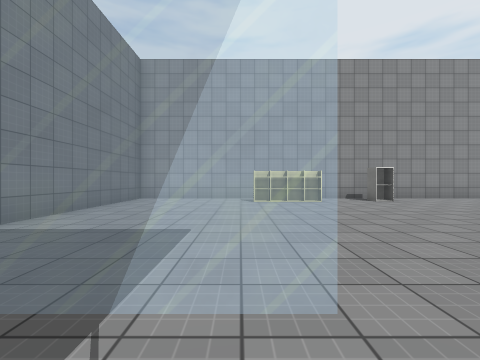
[1] (above)

23 first-person views from a walk through a Unity game level. The camera is 1.3 m above the floor, looks level and sees 90° across. The floor is counted in squares, 2 m on a side. Each view is taken from the middle of a square. On the plan, view 1 faces up. The plan holds only what a view shows up to about 9 squares ahead; the rest is blank. The player is left out. Some surface patterns are stand-ins.

[2]
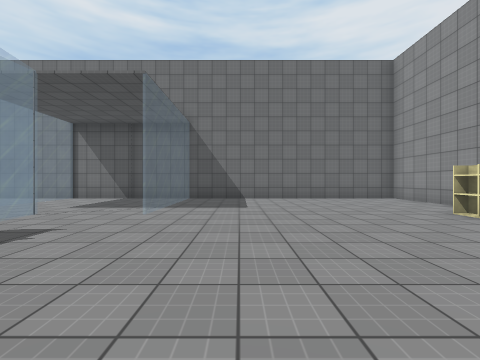

[3]
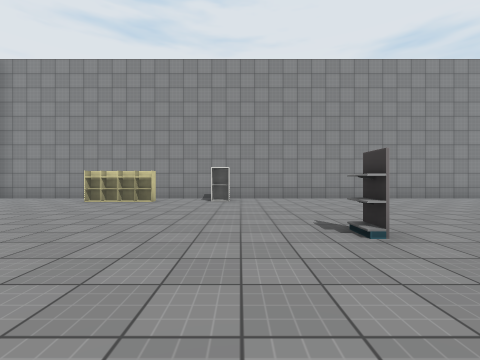

[4]
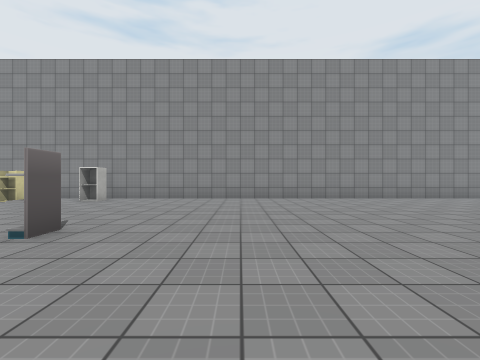

[5]
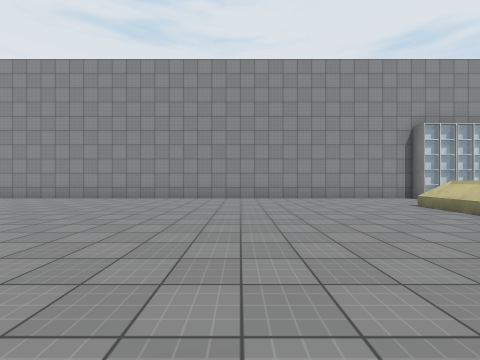

[6]
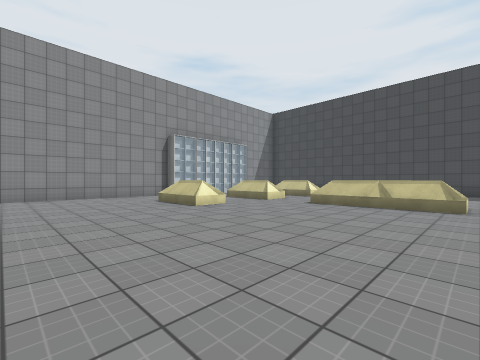

[7]
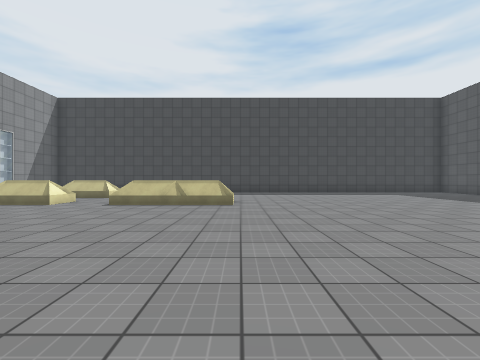

[8]
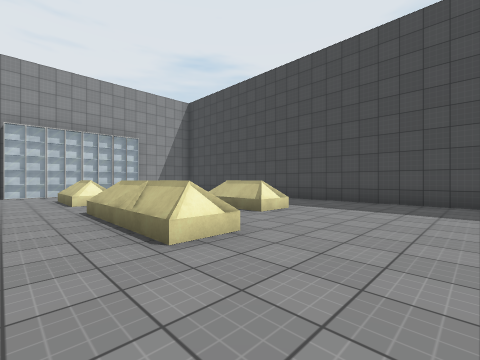

[9]
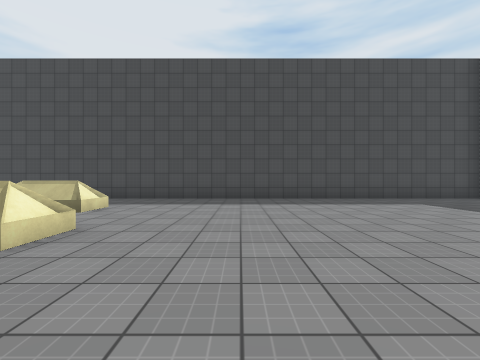

[10]
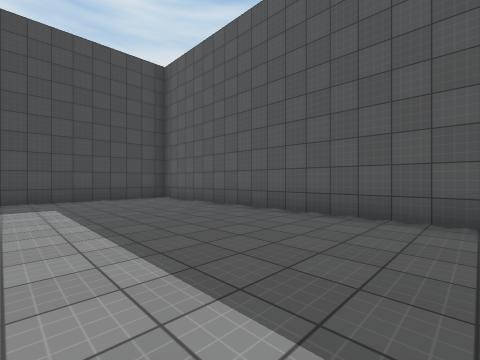

[11]
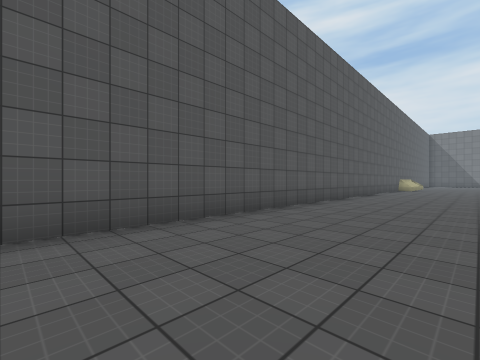

[12]
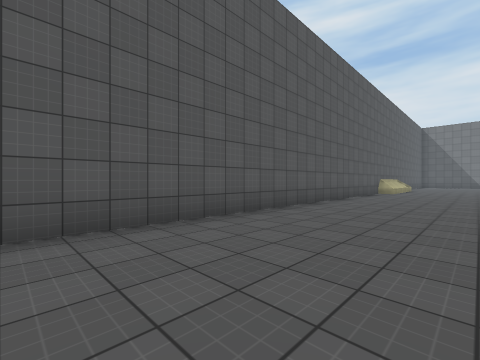

[13]
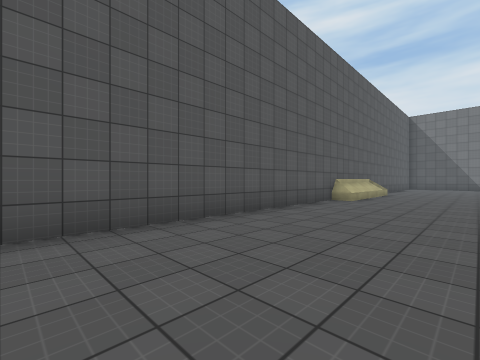

[14]
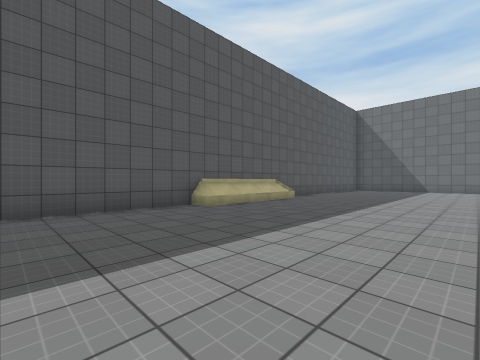

[15]
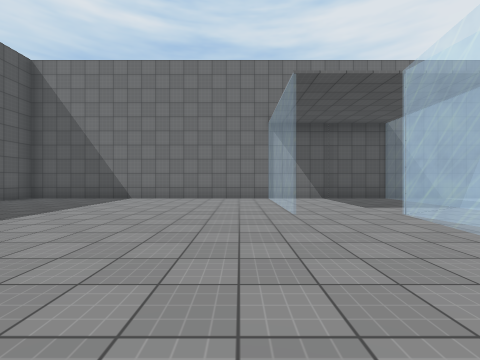

[16]
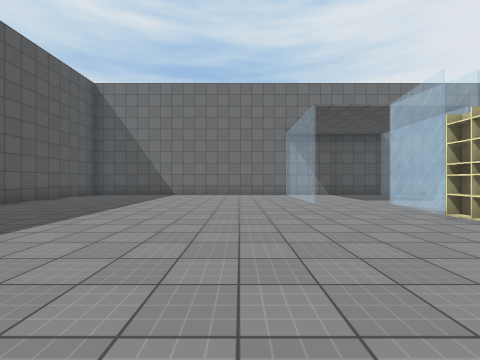

[17]
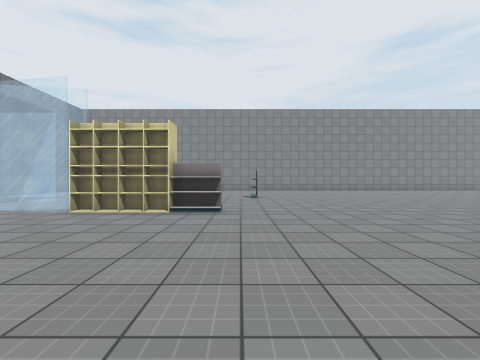

[18]
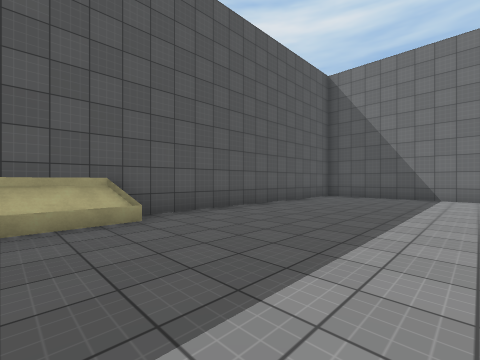

[19]
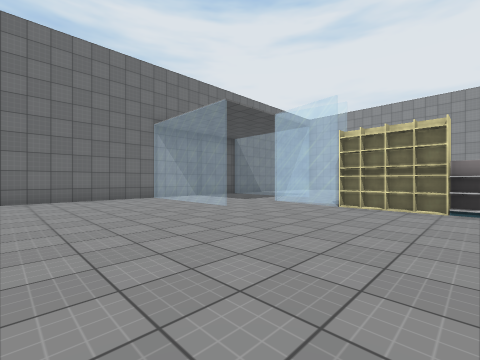

[20]
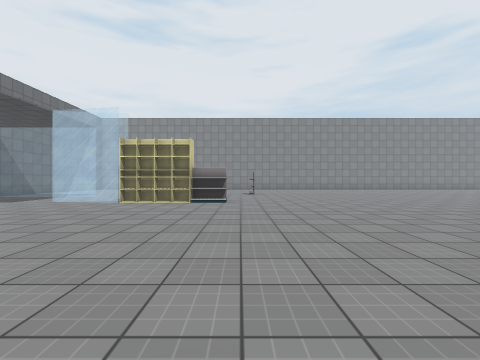

[21]
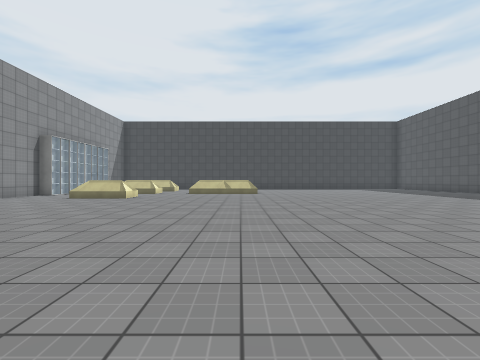

[22]
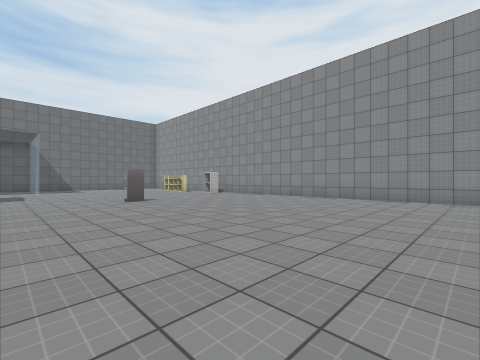

[23]
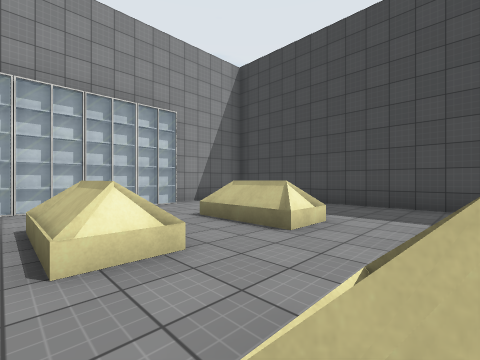

### Floor plan
Key: @ floor where view 1 was taken; # wall or solid block; . floor; / step, stairs or slope; = window, fence, low wall or low ledge; O other object.
Columns run from 4 left of view 1 to 32 right of it. Each row starts with its distance up from view 1.
  9 #############################   ####
  8 #.... ..O...................#====.  #
  7 #....OO.......................  ..  #
  6 #..........................=..=..   #
  5 #..........................=..=.=  .#
  4 #..........................=..#.#...#
  3 #.........O.........................#
  2 #.............................= # ..#
  1 #====.........................= = ..#
  0 #...@.........................=.....#
 -1 #....==OOO........ .................#
 -2 #................   ................#
 -3 #====...........     ...............#
 -4 #..............       ..............#
 -5 #.............         .............#
 -6 #................       ............#
 -7 #................        ...........#
 -8 #...................................#
 -9 #...................................#
-10 #...................................#
-11 #........////.......................#
-12 #####################################

Where each view was taken, in squares from view 1:
view 1: 0 up, 0 right, facing up
view 2: 3 up, 5 right, facing left
view 3: 0 up, 5 right, facing up
view 4: 0 up, 9 right, facing up
view 5: 0 up, 18 right, facing up
view 6: 1 down, 19 right, facing up-right
view 7: 1 down, 19 right, facing right
view 8: 3 down, 24 right, facing up-right
view 9: 3 down, 23 right, facing right
view 10: 7 down, 23 right, facing down-right
view 11: 8 down, 25 right, facing down-left
view 12: 8 down, 21 right, facing down-left
view 13: 8 down, 16 right, facing down-left
view 14: 6 down, 12 right, facing down-left
view 15: 4 down, 5 right, facing left
view 16: 5 down, 7 right, facing left
view 17: 6 down, 6 right, facing up
view 18: 7 down, 6 right, facing down-left
view 19: 7 down, 5 right, facing up-left
view 20: 8 down, 6 right, facing up
view 21: 0 up, 14 right, facing right
view 22: 0 up, 14 right, facing up-left
view 23: 2 up, 25 right, facing up-right
